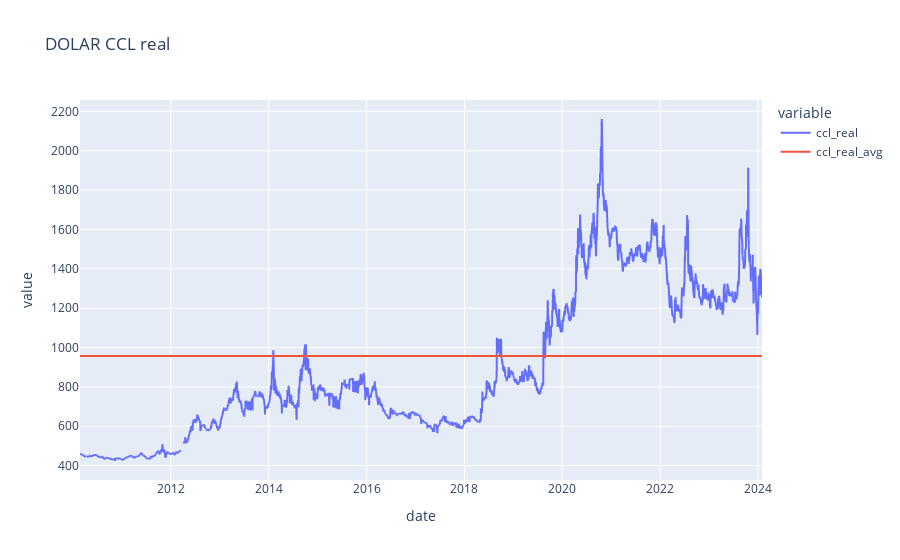

This figure's notebook cell:
### Code cell
import plotly.express as px
fig_usd = px.line(result_df, x='date', y=['ccl_real', 'ccl_real_avg'], hover_data='Dolar_ccl', title='DOLAR CCL real')
fig_usd

### Figure 1 — Plotly figure (JSON) as saved in the notebook; plotly's stock layout.template omitted (floating-point values rounded to 4 significant figures; data arrays with more than 128 entries replaced by an {"elided": "..."} marker saying what was removed)
{"data": [{"customdata": {"elided": "3244x1 float values"}, "hovertemplate": "variable=ccl_real<br>date=%{x}<br>value=%{y}<br>Dolar_ccl=%{customdata[0]}<extra></extra>", "legendgroup": "ccl_real", "line": {"color": "#636efa", "dash": "solid"}, "marker": {"symbol": "circle"}, "mode": "lines", "name": "ccl_real", "showlegend": true, "type": "scattergl", "x": {"elided": "3244 str values"}, "xaxis": "x", "y": {"elided": "3244 float values"}, "yaxis": "y"}, {"customdata": {"elided": "3244x1 float values"}, "hovertemplate": "variable=ccl_real_avg<br>date=%{x}<br>value=%{y}<br>Dolar_ccl=%{customdata[0]}<extra></extra>", "legendgroup": "ccl_real_avg", "line": {"color": "#EF553B", "dash": "solid"}, "marker": {"symbol": "circle"}, "mode": "lines", "name": "ccl_real_avg", "showlegend": true, "type": "scattergl", "x": {"elided": "3244 str values"}, "xaxis": "x", "y": {"elided": "3244 float values"}, "yaxis": "y"}], "layout": {"legend": {"title": {"text": "variable"}, "tracegroupgap": 0}, "title": {"text": "DOLAR CCL real"}, "xaxis": {"anchor": "y", "domain": [0, 1], "title": {"text": "date"}}, "yaxis": {"anchor": "x", "domain": [0, 1], "title": {"text": "value"}}}}
